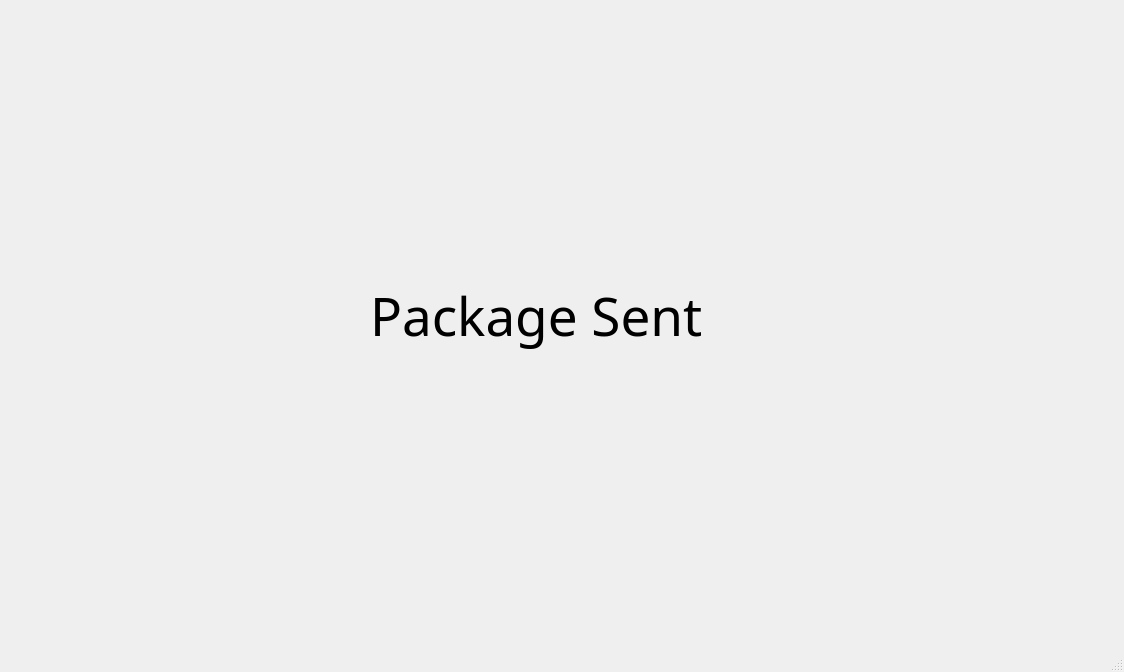
<?xml version="1.0" encoding="UTF-8"?>
<ui version="4.0">
 <class>MainWindow</class>
 <widget class="QMainWindow" name="MainWindow">
  <property name="geometry">
   <rect>
    <x>0</x>
    <y>0</y>
    <width>1124</width>
    <height>672</height>
   </rect>
  </property>
  <property name="windowTitle">
   <string>MainWindow</string>
  </property>
  <widget class="QWidget" name="centralwidget">
   <widget class="QLabel" name="label">
    <property name="geometry">
     <rect>
      <x>370</x>
      <y>210</y>
      <width>361</width>
      <height>211</height>
     </rect>
    </property>
    <property name="font">
     <font>
      <family>Sitka</family>
      <pointsize>40</pointsize>
     </font>
    </property>
    <property name="text">
     <string>Package Sent</string>
    </property>
   </widget>
  </widget>
  <widget class="QMenuBar" name="menubar">
   <property name="geometry">
    <rect>
     <x>0</x>
     <y>0</y>
     <width>1124</width>
     <height>26</height>
    </rect>
   </property>
  </widget>
  <widget class="QStatusBar" name="statusbar"/>
 </widget>
 <resources/>
 <connections/>
</ui>
